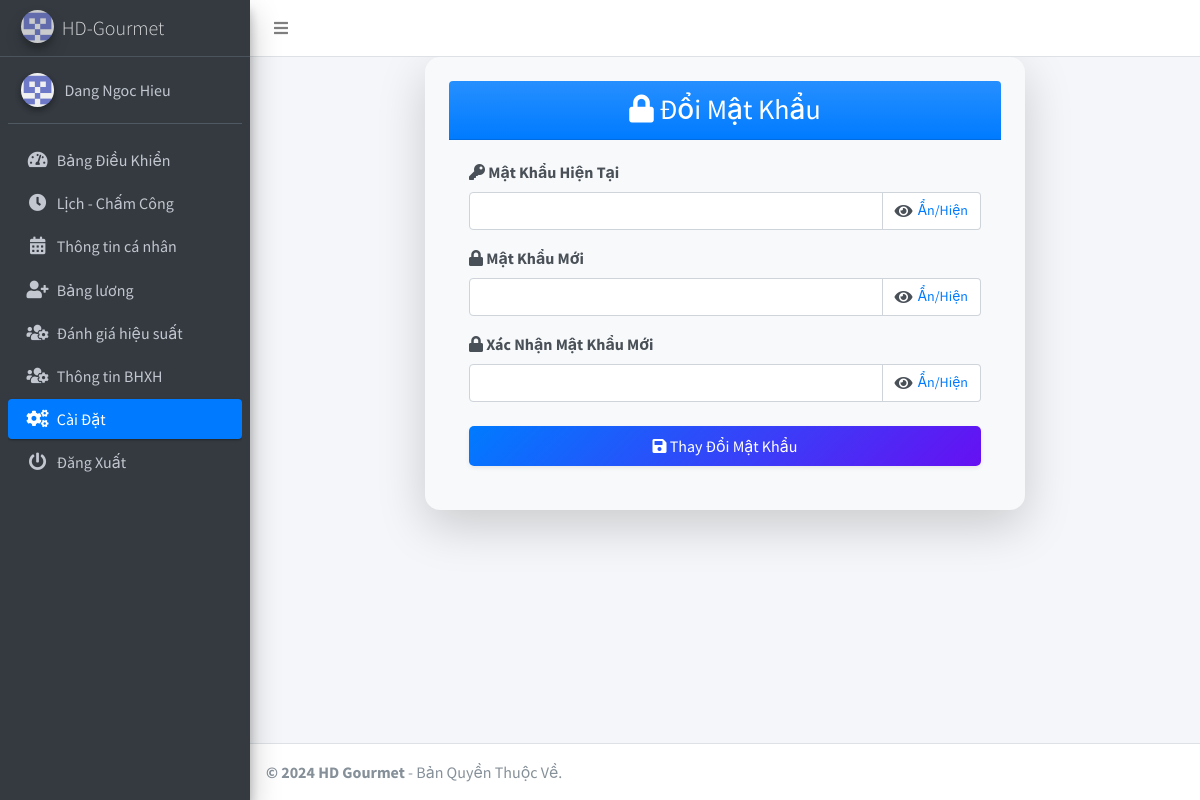
Screenshot of /staff/settings_staff.php (signed in) with the database file from the repository.
### tables this page shows
CREATE TABLE `settings` (
  `id` int(11) NOT NULL,
  `system_name` varchar(255) NOT NULL,
  `logo` varchar(255) NOT NULL,
  `currency` varchar(50) NOT NULL
);

CREATE TABLE `members` (
  `id` int(11) NOT NULL,
  `fullname` varchar(255) NOT NULL,
  `dob` date NOT NULL,
  `gender` varchar(10) NOT NULL,
  `contact_number` varchar(20) NOT NULL,
  `email` varchar(255) NOT NULL,
  `address` varchar(255) NOT NULL,
  `country` varchar(255) NOT NULL,
  `postcode` varchar(20) NOT NULL,
  `occupation` enum('Staff','Supervisor') NOT NULL,
  `membership_type` int(11) NOT NULL,
  `amount` int(11) NOT NULL,
  `department_employee_count` int(11) NOT NULL,
  `membership_number` varchar(20) NOT NULL,
  `created_at` timestamp NOT NULL DEFAULT current_timestamp(),
  `photo` varchar(255) NOT NULL,
  `expiry_date` date DEFAULT NULL,
  `contract` varchar(255) NOT NULL,
  `annual_leave_remaining` int(11) DEFAULT 0
);

### staff/includes_staff/sidebar_staff.php (the view, shortened to what this page needs)
<?php
include('../includes/config.php');
$current_page = basename($_SERVER['PHP_SELF']);
$staff_id = $_SESSION['user_id'];
$memberQuery = "SELECT fullname FROM members WHERE id = ?";
$stmt = $conn->prepare($memberQuery);
$stmt->bind_param("i", $staff_id);
$stmt->execute();
$result = $stmt->get_result();
if ($result->num_rows > 0) {
    $fullname = $result->fetch_assoc()['fullname'];
} else {
    $fullname = 'Staff Member';
}
?>
<aside class="main-sidebar sidebar-dark-primary elevation-4">
    <a href="" class="brand-link">
        <img src="<?php echo getLogoUrl(); ?>" alt="Logo" class="brand-image img-circle elevation-3" style="opacity: .8">
        <span class="brand-text font-weight-light"><?php echo getSystemName(); ?></span>
    </a>
    <?php
    function getSystemName() {
        global $conn;
        $systemNameQuery = "SELECT system_name FROM settings";
        $systemNameResult = $conn->query($systemNameQuery);
        if ($systemNameResult->num_rows > 0) {
            return $systemNameResult->fetch_assoc()['system_name'];
        } else {
            return 'HD-Gourmet System';
        }
    }
    function getLogoUrl() {
        global $conn;
        $logoQuery = "SELECT logo FROM settings";
        $logoResult = $conn->query($logoQuery);
        if ($logoResult->num_rows > 0) {
            return $logoResult->fetch_assoc()['logo'];
        } else {
            return '../dist/img/AdminLTELogo.png';
        }
    }
    ?>
    <div class="sidebar">
        <div class="user-panel mt-3 pb-3 mb-3 d-flex">
            <div class="image">
                <img src="../dist/img/2382414.png" class="img-circle elevation-2" alt="User Image">
            </div>
            <div class="info">
                <a href="#" class="d-block"><?php echo htmlspecialchars($fullname); ?></a>
            </div>
        </div>
        <nav class="mt-2">
            <ul class="nav nav-pills nav-sidebar flex-column" data-widget="treeview" role="menu" data-accordion="false">
                <li class="nav-item">
                    <a href="staff_dashboard.php" class="nav-link <?php echo ($current_page == 'staff_dashboard.php') ? 'active' : ''; ?>">
                        <i class="nav-icon fas fa-tachometer-alt"></i>
                        <p>Bảng Điều Khiển</p>
                    </a>
                </li>
                <li class="nav-item">
                    <a href="lichlamnv.php" class="nav-link <?php echo ($current_page == 'lichlamnv.php') ? 'active' : ''; ?>">
                        <i class="nav-icon fas fa-clock"></i>
                        <p>Lịch - Chấm Công</p>
                    </a>
                </li>
                <li class="nav-item">
                    <a href="employee_information.php" class="nav-link <?php echo ($current_page == 'employee_information.php') ? 'active' : ''; ?>">
                        <i class="nav-icon fas fa-calendar-alt"></i>
                        <p>Thông tin cá nhân</p>
                    </a>
                </li>
                <li class="nav-item">
                    <a href="payroll.php" class="nav-link <?php echo ($current_page == 'payroll.php') ? 'active' : ''; ?>">
                        <i class="nav-icon fas fa-user-plus"></i>
                        <p>Bảng lương</p>
                    </a>
                </li>
                <li class="nav-item">
                    <a href="performance_evaluation.php" class="nav-link <?php echo ($current_page == 'performance_evaluation.php') ? 'active' : ''; ?>">
                        <i class="nav-icon fas fa-users-cog"></i>
                        <p>Đánh giá hiệu suất</p>
                    </a>
                </li>
                <li class="nav-item">
                    <a href="social_insurance.php" class="nav-link <?php echo ($current_page == 'social_insurance.php') ? 'active' : ''; ?>">
                        <i class="nav-icon fas fa-users-cog"></i>
                        <p>Thông tin BHXH</p>
                    </a>
                </li>
                <li class="nav-item">
                    <a href="settings_staff.php" class="nav-link <?php echo ($current_page == 'settings_staff.php') ? 'active' : ''; ?>">
                        <i class="nav-icon fas fa-cogs"></i>
                        <p>Cài Đặt</p>
                    </a>
                </li>
                <li class="nav-item">
    <a href="logout_staff.php" class="nav-link <?php echo ($current_page == 'logout_staff.php') ? 'active' : ''; ?>" onclick="return confirmLogout();">
        <i class="nav-icon fas fa-power-off"></i>
        <p>Đăng Xuất</p>
    </a>
</li>
            </ul>
        </nav>
    </div>
</aside>

### rows the page displays
settings: logo (picture), system_name "HD-Gourmet"
members: fullname "Dang Ngoc Hieu"
